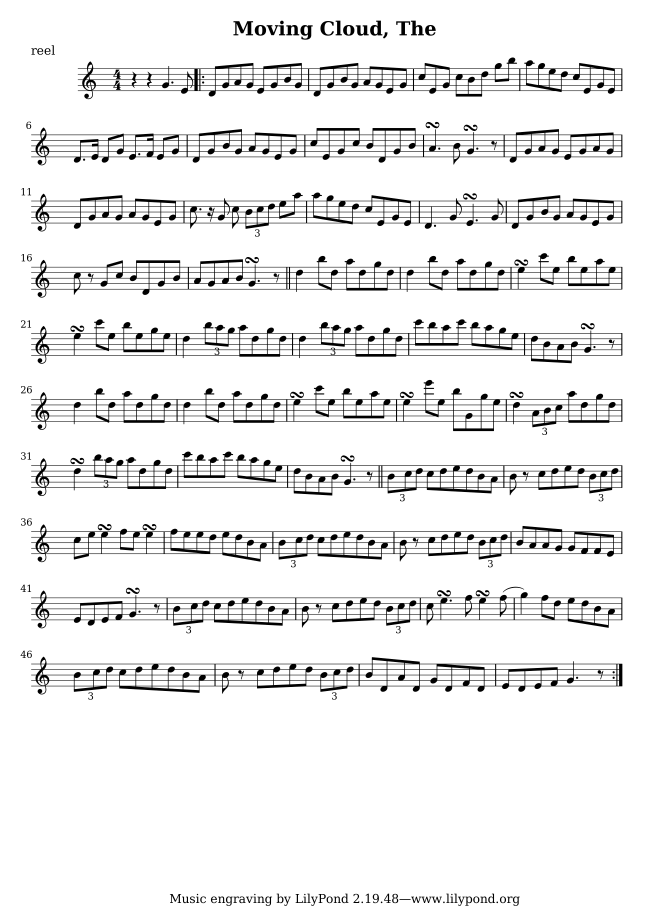
#> input picture test_orig.png, 1960 x 2772 px (shown at 1/3 size)
$ jupyter execute --allow-errors SemanticSegmentation.ipynb   (shell and % lines are left out)   (older library calls are emulated)
#> lines starting #> are read from the running program, lines starting #| are printed output that depends on the picture; after the words box and inside, x2 and y2 are one past the last pixel; in counts of white or black regions, pixels touching at a corner belong together
# Treble in the Sheets Semantic Segmentaion
In this part, you will design and implement your Convolutional Neural Networks to perform semantic segmentation on the Microsoft Research in Cambridge (MSRC) image understanding v2 dataset.

Before we start, please put your name and UMID in following format

: Firstname LASTNAME, #00000000   //   e.g.) David FOUHEY, #12345678

## Setup
First, we will install some required packages for this notebook and download the MSRC-v2 Image dataset.

[cell 1]
# install required packages and download the dataset
# Run the command in the terminal if it failed on local Jupyter Notebook, remove "!" before each line

[cell 2]
import os
import time
import json
import random
import cv2
import matplotlib.pyplot as plt
import numpy as np
import png
import torch
import torch.nn as nn
import torch.optim as optim
from torchsummary import summary
from PIL import Image
import torchvision
from colormap.colors import Color, hex2rgb
from sklearn.metrics import average_precision_score as ap_score
from torch.utils.data import DataLoader
from torchvision import datasets, models, transforms
from torch.utils.data.dataset import Dataset
from tqdm import tqdm

#> (a cell that did not finish here is left out)

## Dataset
We will create a custom Dataset function for the MSRC-v2 dataset. You don't have to change anything here.

[cell 4]
N_CLASS = 13

class DeepScoresDataset(Dataset):
    # [26 lines left out: function __init__, not called in this run]

    @staticmethod
    def rgb2str(rgb): return f"{rgb[0]},{rgb[1]},{rgb[2]}"

    @staticmethod
    def str2rgb(string): return [int(v) for v in string.split(',')]

    def __len__(self):
        return len(self.dataset)

    # [22 lines left out: function __getitem__, not called in this run]

## Model

[cell 5]
class Net(nn.Module):
    def __init__(self):
        super(Net, self).__init__()
        self.n_class = N_CLASS
        ########################################################################
        # TODO: Implement a sematic segmentation model                         #
        ########################################################################
        self.sampling_factor = 2

        self.relu = nn.ReLU()

        #First Block (Downsampling 1)
        self.conv1 = nn.Conv2d(3, 32, 3, padding=1, stride=1)
        self.conv2 = nn.Conv2d(32, 32, 3, padding=1, stride=1)
        self.maxpool1 = nn.MaxPool2d(self.sampling_factor)

        #Second Block (Downsampling 2)
        self.conv3 = nn.Conv2d(32, 64, 3, padding=1, stride=1)
        self.conv4 = nn.Conv2d(64, 64, 3, padding=1, stride=1)
        self.maxpool2 = nn.MaxPool2d(self.sampling_factor)

        #Center Convolution
        self.convMiddle = nn.Conv2d(64, 64, 3, padding=1, stride=1)

        #Third block (Upsampling 1)
        self.upsample1 = nn.Upsample(scale_factor=self.sampling_factor, mode='nearest')
        self.conv5 = nn.Conv2d(64, 64, 3, padding=1, stride=1)
        self.conv6 = nn.Conv2d(64, 32, 3, padding=1, stride=1)

        #Fourth block (upsampling 2)
        self.upsample2 = nn.Upsample(scale_factor=self.sampling_factor, mode='nearest')
        self.conv7 = nn.Conv2d(32, 32, 3, padding=1, stride=1)
        self.conv8 = nn.Conv2d(32, 32, 3, padding=1, stride=1)

        self.conv9 = nn.Conv2d(32, self.n_class, 3, padding=1, stride=1)
        ########################################################################
        #                             END OF YOUR CODE                         #
        ########################################################################

    # [38 lines left out: function forward, not called in this run]

Ininitialize your model and look at the structure of your model, [torchsummary](https://github.com/sksq96/pytorch-summary) is a useful library to look at the computation graph of your model.

[cell 6]
name = 'starter_net'
#> (the rest of this cell did not finish here and is left out)

Once you have completed the model implementation in the cell above, run the cell below to load helper functions and train the model.

# Training

[cell 7]
# [134 lines left out: functions save_label, train, test, cal_AP, get_result, plot_hist, not called in this run]

##### Experiment with with different optimizers, parameters (such as learning rate) and number of epochs. We expect you to achieve **0.65 all classes AP** on the test set. We also encourage to try to get a higher AP by improving your model design.

On normal Intel core CPU configuration, a valid model design that meets this requirement takes no longer than **10 minutes** to train. The same model take no more than **5 mintues** to finish the code below on Colab. You may use this as a reference when designing your own model. A network that is too deep/too large is not encouraged considering the size of the dataset.

[cell 8]
class DiceLoss(nn.Module):
    def __init__(self, weight=None, size_average=True):
        super(DiceLoss, self).__init__()

    # [13 lines left out: function forward, not called in this run]

[cell 9]
# Set up the random seed for reproducibility, you should not modify the seed used here
torch.manual_seed(442)
#> (this line was passed over: torch is not available in this run)
random.seed(442)
np.random.seed(442)

#> (the rest of this cell did not finish here and is left out)

# Testing

[cell 10]
img_idx = 8

print(f'image: {img_idx}')
output_dir = 'output_test'

plt.subplot(1, 3, 1)
#> (the rest of this cell did not finish here and is left out)

# Full Page Combiner

[cell 11]
import math
import cv2

## Load the NET
#> (the rest of this cell did not finish here and is left out)

# Note Identification

[cell 12]
import os
import numpy as np
import matplotlib.pyplot as plt
import cv2
import math

line_centers = []
#distBetweenNotes = 1

# type is if it is a gap note or line note
# [16 lines left out: function find_note, not called in this run]

def verticalScan(filename):
    image = cv2.imread(filename)
    gray = cv2.cvtColor(image, cv2.COLOR_BGR2GRAY)
    vertScanMat = np.sum(gray <= 70, axis=1)
    bar = np.empty(gray.shape)
    bar.fill(255)
    for i in range(bar.shape[0]):
        if (vertScanMat[i] > gray.shape[1]/3):
            bar[i,:] = 0
    rowNums = np.zeros(bar.shape[0])
    #print(bar.shape)
    lineCount = 0
    #file_name = open("sample.txt", "w+")
    lastdiff = 7 #Has to be atleast 10 pixels away
    line_centers = []
    for i, row in enumerate(bar):
        if (row[0] == 0 and lastdiff < 0):
            #file_name.write(str(lineCount % 5 + 1) + "\n")
            rowNums[i] = lineCount % 5 + 1
            if ((lineCount % 5 + 1) == 3):
                line_centers.append(i)
            lineCount += 1
            lastdiff = 7
        else:
            #file_name.write("0" + "\n")
            rowNums[i] = 0
            lastdiff-= 1
    return bar, line_centers

def findFirstStaff(lines): #lines is just bar from previous function
    #keep going 20 pixels up, if there is black, need to go 20 pixels up and add 1
    #lines = cv2.bitwise_not(lines)
    distBetweenLines = lines.shape[0]
    lineSep = 0
    for row in lines:
        #print(row)
        if (row[0] == 0):
            if (lineSep < distBetweenLines and lineSep > 3):
                distBetweenLines = lineSep
            lineSep = 0
        else:
            lineSep += 1
    print(distBetweenLines)
    distBetweenNotes = math.ceil(distBetweenLines /2)
    #print("DistLines", distBetweenLines)
    return distBetweenNotes

bar, line_centers = verticalScan("test_orig.png")
#> in verticalScan, image is the input picture: shape (2772, 1960, 3); min 0, max 255, mean 236.6
#> in verticalScan, `vertScanMat = np.sum(gray <= 70, axis=1)`: vertScanMat = 2772 values, max 1773 at index 404, min 0 at index 0, mean 122.8
#> in verticalScan, `bar.fill(255)`: bar: shape (2772, 1960) float64; every value is 255
#> after the loop in verticalScan, `for i in range(bar.shape[0]):`:
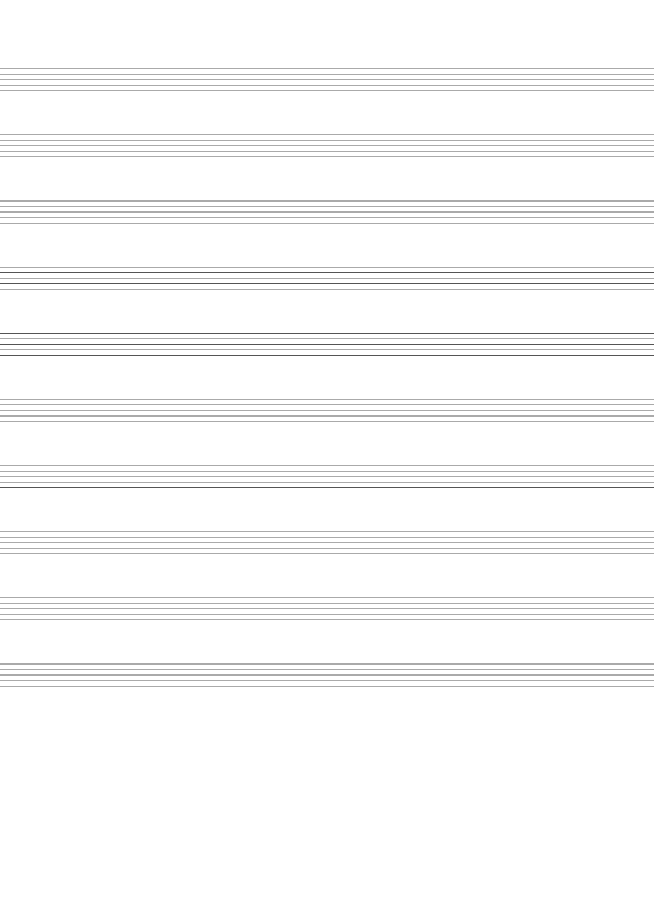
#> bar: shape (2772, 1960) float64 (shown at 1/3 size); 97.8% white; black in thin lines or dots, all inside (x1, y1, x2, y2) = (0, 206, 1960, 2059)
#> the loop in verticalScan, `for i, row in enumerate(bar):` made 2772 passes
#> lastdiff on passes 1 to 12: 6, 5, 4, 3, 2, 1, 0, -1, -2, -3, -4, -5
#> after the loop in verticalScan, `for i, row in enumerate(bar):`: lastdiff = -706; lineCount = 50; line_centers = [239, 437, 635, 834, 1032, 1231, 1429, 1628, 1826, 2024]; rowNums = 2772 values, max 5 at index 272, min 0 at index 0, mean 0.0541
distBetweenNotes = findFirstStaff(bar)
#> after the loop in findFirstStaff, `for row in lines:`: distBetweenLines = 15
#| 15
#> in findFirstStaff, `distBetweenNotes = math.ceil(distBetweenLines /2)`: distBetweenNotes = 8
#> distBetweenNotes = 8
print(line_centers)
#| [239, 437, 635, 834, 1032, 1231, 1429, 1628, 1826, 2024]

# Putting Notes on the Image

[cell 13]
# [47 lines left out: functions order_points, get_width_height, not called in this run]

[cell 14]
import imutils
frame = cv2.imread('output/final.png')
orig_image = cv2.imread('test_orig.png')
H, W = orig_image.shape[:2]
#> H = 2772; W = 1960
#> (the rest of this cell did not finish here and is left out)

# Get Ordered Note Values

[cell 15]
# GET THE ACTUAL NOTE VALUES

sections_dict = {}
#> (the rest of this cell did not finish here and is left out)

[cell 16]
def Sort_Tuple(tup):
    tup.sort(key = lambda x: x[1])
    return tup

final_sequence = []
for key in sorted(sections_dict.keys()):
    notes_in_section = sections_dict[key]
    notes_in_section = Sort_Tuple(notes_in_section)

    for note in notes_in_section:
        final_sequence.append("" + str(note[0]).upper() + str(note[2]))

print(final_sequence)

# Make Midi File

[cell 17]
##PLAY THE THING
#from mingus.midi import fluidsynth

from midiutil import MIDIFile


#Input is string in the form C#-4, Db-4, or F-3. If your implementation doesn't use the hyphen,
#just replace the line :
#    letter = midstr.split('-')[0].upper()
#with:
#    letter = midstr[:-1]
# [16 lines left out: function MidiStringToInt, not called in this run]


degrees  = [60, 62, 64, 65, 67, 69, 71, 72]  # MIDI note number
degrees = [60,60,67,67,69,69,67]
degrees = [48,48,60,60,67,67,69,69,67]
track    = 0
channel  = 0
time     = 0    # In beats
duration = 1    # In beats
tempo    = 60   # In BPM
volume   = 100  # 0-127, as per the MIDI standard

degrees = []
chord_list = final_sequence #Just need to supply a chord list
#chord_list = getNotes()
for chord in chord_list:
    #if (len(chord)>1):
        #Theres something more
    if (chord[1] == "+"):
        chord = chord[0] + "5"
    else:
        chord = chord[0] + "4"
    #else:
        #chord = chord + "4"
    degrees.append(MidiStringToInt(chord))
print(degrees)
#> (the rest of this cell did not finish here and is left out)
